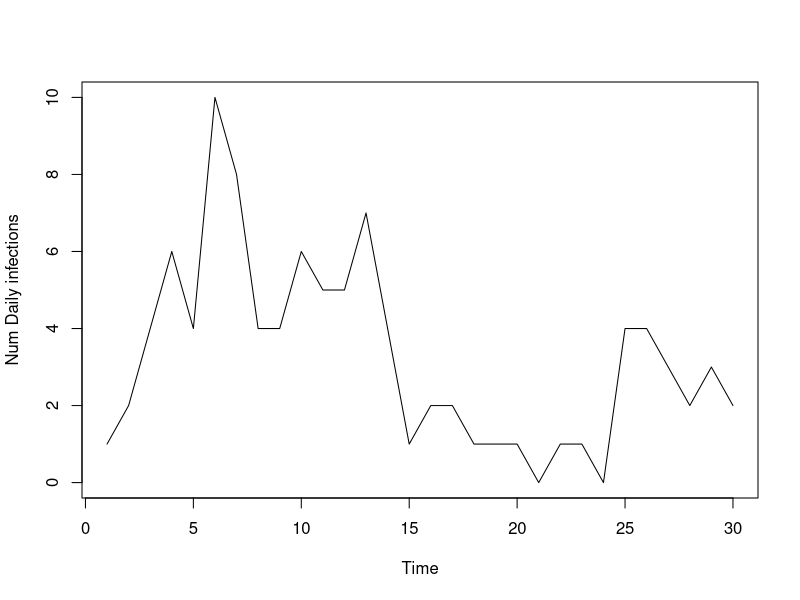

Recreate this plot in R. (Note: this script raises an error after producing the figure.)
#Simulate Branching Process 

#Version 0
#Parameters
r0 = 1.1
num_days = 30

#Function
simulate_branching = function(num_days, r0){
  
  #Set up
  vec_num_infecteds = vector('numeric', num_days)
  vec_num_infecteds[1] = 1
  
  for (t in 2: num_days){
    #print(t)
    cat("time t: ", t)
    num_new_infecteds = 0
    for (i in 1: vec_num_infecteds[t-1]){
      cat("individual i: ", i)
      num_new_infecteds = num_new_infecteds + rpois(1, r0)
      cat("num_new_infecteds: ", num_new_infecteds)
    }
    vec_num_infecteds[t] = num_new_infecteds
  }
  
  vec_num_infecteds
}

#Implement
x = simulate_branching(30, r0)

#Plots
plot.ts(x, ylab="Num Daily infections")
cum_data <-cumsum(vec_num_infecteds)
plot.ts(cum_data)


#Version 0.1
#Simulate Branching Process

#Parameters
num_days = 30
r0 = 1.1
shape_gamma = 6
scale_gamma = 1


#Function
simulate_branching = function(num_days, r0, shape_gamma, scale_gamma) {
  #Set up
  vec_infecteds = c() #vector('numeric', num_days)
  vec_infecteds[1] = 1
  
  for (t in 2:num_days) {
    num_new_infecteds = 0
    for (t_inf in 1:length(vec_infecteds)) { #Loop through each past time index
      
      for (i in 1:vec_infecteds[t_inf]) { #Get infectiousness of each individual at each tinf
        num_new_infecteds = num_new_infecteds + rpois(1, r0 * pgamma(t - t_inf, shape = shape_gamma, scale = scale_gamma))
      }
    }
    vec_infecteds[t] = num_new_infecteds
  }
  
  vec_infecteds
}

#Implement
x = simulate_branching(num_days, r0, shape_gamma, scale_gamma)

#Plots
plot.ts(x, ylab = "Num Daily infections")
cum_data <- cumsum(vec_infecteds)
plot.ts(cum_data)


#Rough work
#Inspect gamma density
a = seq(0.0, 10, by = 1)
b = pgamma(a, shape = 6, scale = 1)
plot(a, b)

pgamma(2, shape = 6, scale = 1)

#Version 0.2
#Function
simulate_branching = function(num_days, r0, shape_gamma, scale_gamma) {
  #Set up
  vec_infecteds = c() #vector('numeric', num_days)
  vec_infecteds[1] = 1
  
  for (t in 2:num_days) {
    num_new_infecteds = 0
    
    for (t_inf in 1:length(vec_infecteds)) { #Loop through each past time index
      
      for (i in 1:vec_infecteds[t_inf]) { #Get infectiousness of each individual at each tinf
        
        #Infectiousness (Discrete gamma)
        ti2 = t - t_inf
        ti1 = ti2 - 1
        prob_infect = pgamma(ti2, shape = shape_gamma, scale = scale_gamma) - pgamma(ti1, shape = shape_gamma, scale = scale_gamma)
        
        num_new_infecteds = num_new_infecteds + rpois(1, r0 * prob_infect)
      }
    }
    vec_infecteds[t] = num_new_infecteds
  }
  
  vec_infecteds
}

#Implement
x = simulate_branching(num_days, r0, shape_gamma, scale_gamma)

#Version 0.3
simulate_branching = function(num_days, r0, shape_gamma, scale_gamma) {
  #Set up
  vec_infecteds = c() #vector('numeric', num_days)
  vec_infecteds[1] = 1
  
  for (t in 2:num_days) {
    
    #num_new_infecteds = 0
    t_inf = 1:length(vec_infecteds)
    
    #Infectiousness (Discrete gamma)
    ti2 = t - t_inf #Vectorwise 
    ti1 = ti2 - 1
    prob_infect = pgamma(ti2, shape = shape_gamma, scale = scale_gamma) - pgamma(ti1, shape = shape_gamma, scale = scale_gamma)
    #print(prob_infect)
    
    #New infections (Poisson)
    #vec_new_infecteds = rpois(vec_infecteds, r0 * prob_infect)
    print()
    #avec_infecteds[t] = length(rpois(vec_infecteds, r0 * prob_infect))
  }
  
  vec_infecteds
}

#Vector indexing
for(j in (n:L)){
  sel <- (j-n+1):j
  signal[j] <- sum(abs(V_s[sel] - V_b[sel])) / (n*V)
}

#***** Rough ***********************
#Apply 
matrix_shape_scale = rbind(c(1.5,2),c(2,2), c(3,2), c(5,1), c(9,0.5), c(7.5, 1.0))
matrix_shape_scale

par(mfrow=c(3,5))
for (r in 1:nrow(matrix_shape_scale)){
  for (c in 1:ncol(matrix_shape_scale)){
    print(matrix_shape_scale[r,c])
    
    for (i_r0 in 1:length(list_r0)){
      
      n_daily = simulate_branching(num_days, i_r0, shape_gamma, scale_gamma)
      
    }
    
  }
  print('*')
}

N = 100000
list_sigma1 = c(10, 100) #c(1, 2, 5) #c(0.001, 0.01, 0.1) #c(1, 2, 5) # #c(1, 10, 100) 
rate_acc = results_plot_ts_rate_acc(list_sigma1, list_alpha, N)


#*******************
#List of lists
list_shape_scale = list(list(1.5, 2), list(2,2), list(3,2), list(5,1), list(9,0.5), list(7.5,1.0))


list1 <- list(2, 3)
list2 <- list(7, 1)
mylist <- list(list1, list2)

for (listx in mylist) {
  print(typeof(listx[[1]]))
  print(listx[[2]])
  print('*')
}



#####
#Rough work
# Create a matrix
mat <- matrix(data = seq(10, 20, by=1), nrow = 6, ncol =2)
# Create the loop with r and c to iterate over the matrix
for (r in 1:nrow(mat))   
  for (c in 1:ncol(mat))  
    print(paste("Row", r, "and column",c, "have values of", mat[r,c])) 